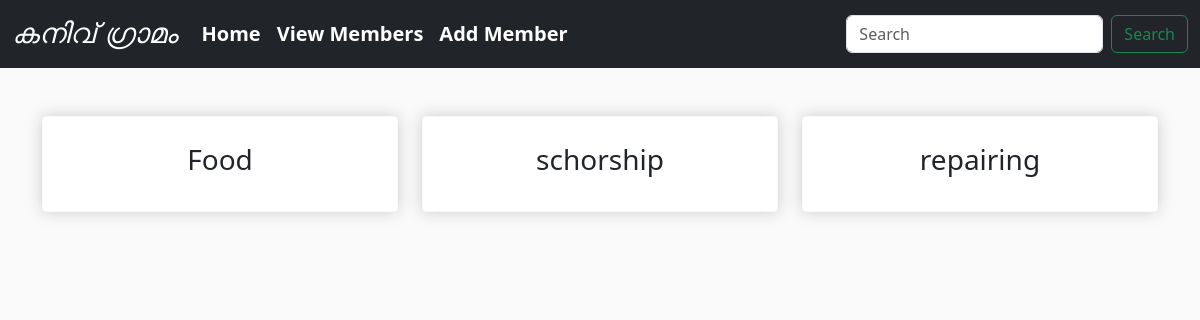
Before: / with the older database file.
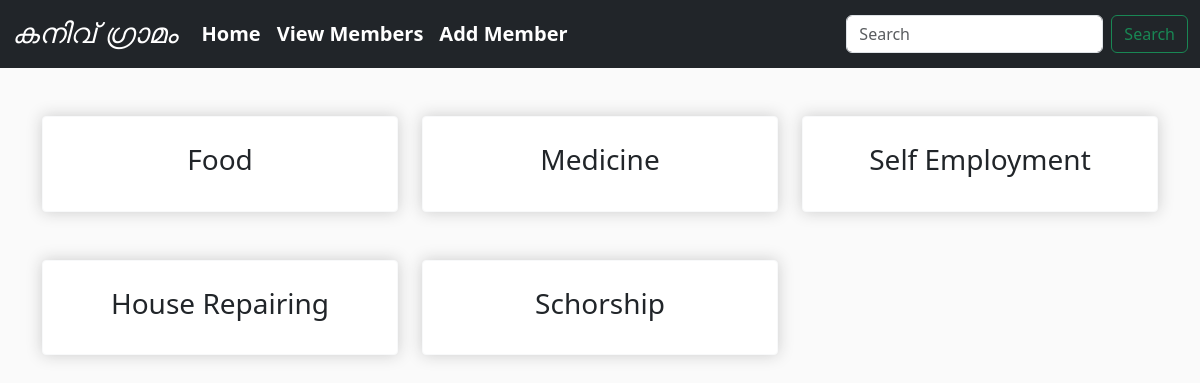
After: the same page with the newer database file.
### charity/models.py (models this page shows, shortened)
class Category(models.Model):
    category = models.CharField(max_length=30)

### charity/views.py (the view)
# urls.py: path('', views.index, name='index'),
def index(request):
    categories = Category.objects.all()
    context = {
        'categories': categories
    }
    return render(request, 'charity/index.html', context)

### templates/charity/index.html
{% extends 'base.html' %}
{% block content %}
    <div class="container">
        <div class="row">
            {% for category in categories %}
            <div class="col-12 col-lg-4 mt-5">
                <a href="{% url 'charity:view-by-category' category.id %}" class="text-decoration-none text-dark">
                    <div class="card text-center  box-element box-shadow border-light">
                        <div class="card-body">
                            <h3 class="card-title">{{ category.category }}</h3>
                        </div>
                    </div>
                </a>
            </div>
            {% endfor %}
        </div>
    </div>
{% endblock %}

Changed rows visible on the page:
changed Category: category "schorship" → "Medicine"
changed Category: category "repairing" → "Self Employment"
added Category: category "House Repairing"
added Category: category "Schorship"
